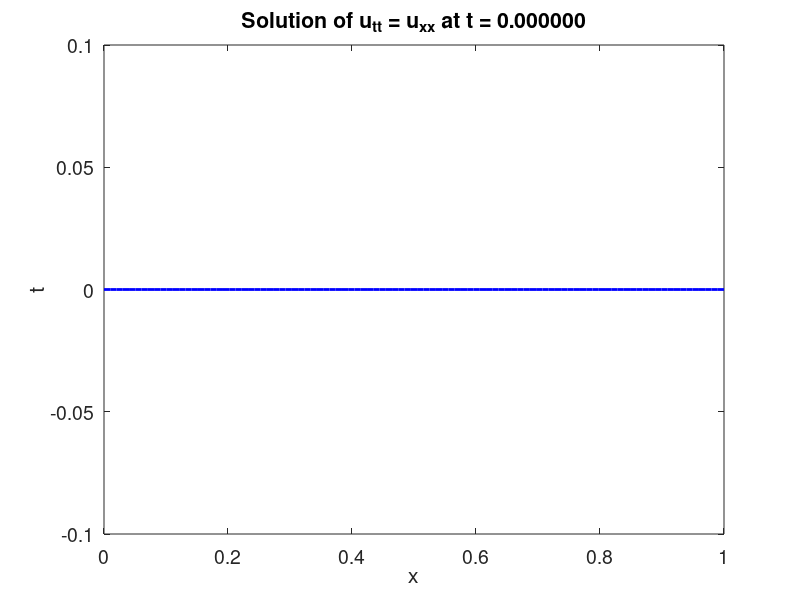
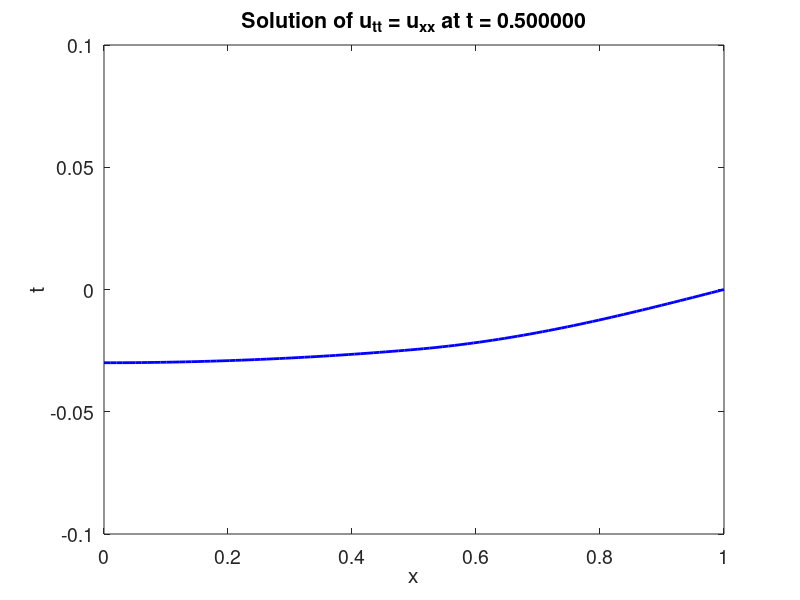
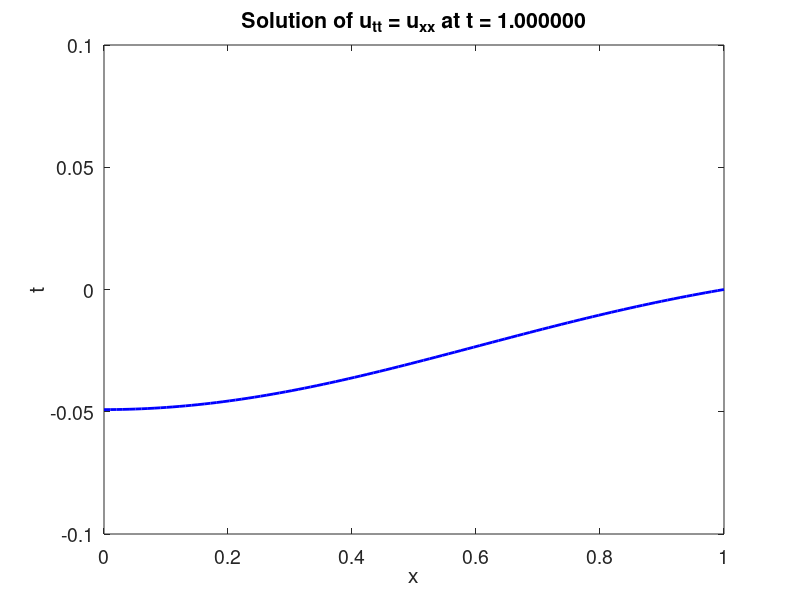
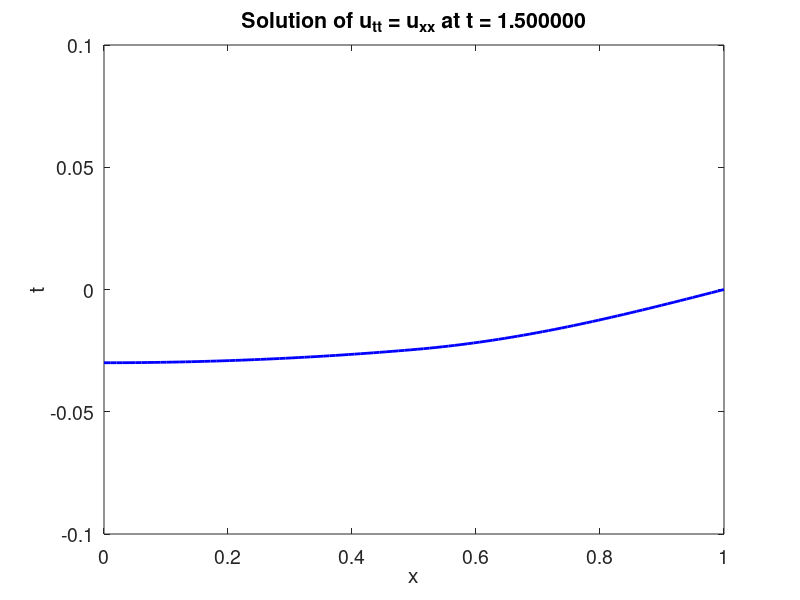

Recreate these plots in MATLAB, in order.
% solution of the homogeneous wave equation with discountinuous initial data

 xx = linspace(0,1,100)';
 nmax = 100;

 t = [0:.1:10];
 U = zeros(length(t), length(xx));
 figure(1), clf
 for k=1:length(t)
    u = zeros(size(xx));
    for n=1:nmax
       lam = (n-.5)^2*pi^2;
       d_n = 4*sqrt(2)*(-1)^j/(pi^2)*(pi/(4*n^2-4*n-3) - 1/(1-2*n)^2);
       phi_n = sqrt(2)*cos(sqrt(lam)*xx);
       u = u + d_n/sqrt(lam)*sin(sqrt(lam)*t(k))*phi_n;
    end
    plot(xx,u, 'b-','linewidth',2)
    U(k,:) = u;
    set(gca,'fontsize',14)
    title(sprintf('Solution of u_{tt} = u_{xx} at t = %f',t(k)))
    xlabel('x'), ylabel('t')
    axis([0 1 -.1 .1])
    drawnow
    if min(abs(t(k)-[0 .5 1 1.5 2])) < 1e-8, 
         eval(sprintf('print -depsc2 mixed_%d',t(k)*2));
    end
 end

 figure(2), clf
 surf(xx,t,U)
 set(gca,'fontsize',14)
 xlabel('x'), ylabel('t')
 title(sprintf('Solution of u_{tt} = u_{xx}'))
 print -depsc2 mixed_3d
